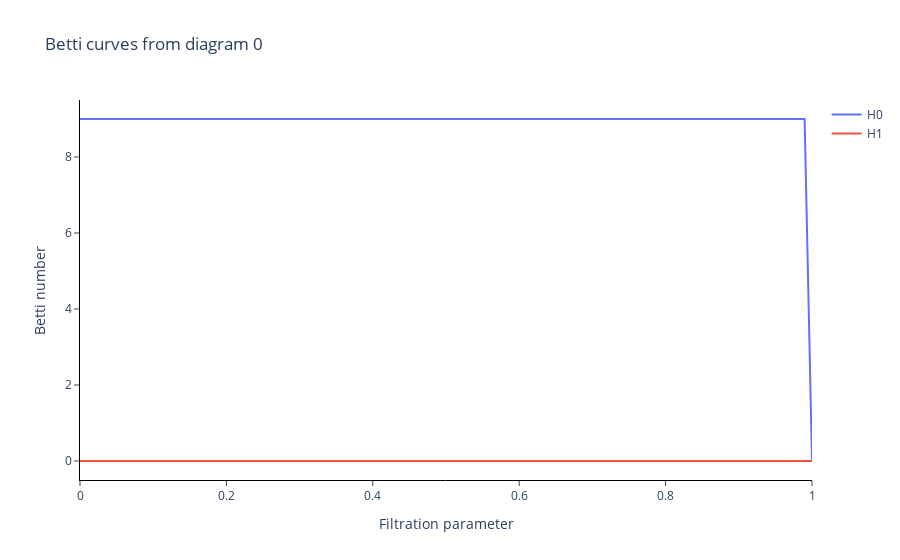

Notebook cell for this chart:
### Code cell
plot_graph(adj_td_graph[300], labels[300])
